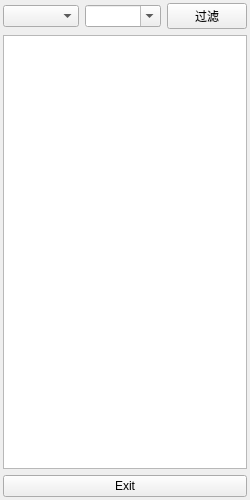
<?xml version="1.0" encoding="UTF-8"?>
<ui version="4.0">
 <class>ShowDirClass</class>
 <widget class="QMainWindow" name="ShowDirClass">
  <property name="geometry">
   <rect>
    <x>0</x>
    <y>0</y>
    <width>250</width>
    <height>500</height>
   </rect>
  </property>
  <property name="sizePolicy">
   <sizepolicy hsizetype="Preferred" vsizetype="Preferred">
    <horstretch>0</horstretch>
    <verstretch>0</verstretch>
   </sizepolicy>
  </property>
  <property name="minimumSize">
   <size>
    <width>150</width>
    <height>0</height>
   </size>
  </property>
  <property name="windowTitle">
   <string>ShowDir</string>
  </property>
  <widget class="QWidget" name="centralWidget">
   <layout class="QVBoxLayout" name="verticalLayout_2">
    <property name="spacing">
     <number>0</number>
    </property>
    <property name="leftMargin">
     <number>0</number>
    </property>
    <property name="topMargin">
     <number>0</number>
    </property>
    <property name="rightMargin">
     <number>0</number>
    </property>
    <property name="bottomMargin">
     <number>0</number>
    </property>
    <item>
     <widget class="QStackedWidget" name="stackedWidget">
      <property name="currentIndex">
       <number>1</number>
      </property>
      <widget class="QWidget" name="page">
       <layout class="QVBoxLayout" name="verticalLayout_4">
        <item>
         <widget class="QSplitter" name="splitter">
          <property name="orientation">
           <enum>Qt::Vertical</enum>
          </property>
          <widget class="QTreeView" name="treeView">
           <property name="sizePolicy">
            <sizepolicy hsizetype="Preferred" vsizetype="Preferred">
             <horstretch>0</horstretch>
             <verstretch>0</verstretch>
            </sizepolicy>
           </property>
           <property name="minimumSize">
            <size>
             <width>150</width>
             <height>0</height>
            </size>
           </property>
          </widget>
          <widget class="QWidget" name="widget_2" native="true">
           <property name="sizePolicy">
            <sizepolicy hsizetype="Preferred" vsizetype="Expanding">
             <horstretch>0</horstretch>
             <verstretch>0</verstretch>
            </sizepolicy>
           </property>
           <layout class="QVBoxLayout" name="verticalLayout">
            <item>
             <layout class="QHBoxLayout" name="horizontalLayout_2">
              <item>
               <widget class="QCheckBox" name="UseList">
                <property name="text">
                 <string>UseList</string>
                </property>
                <property name="checked">
                 <bool>true</bool>
                </property>
               </widget>
              </item>
              <item>
               <widget class="QPushButton" name="entryBtn">
                <property name="text">
                 <string>进入</string>
                </property>
               </widget>
              </item>
             </layout>
            </item>
            <item>
             <widget class="MyListView" name="listView">
              <property name="sizePolicy">
               <sizepolicy hsizetype="Preferred" vsizetype="Expanding">
                <horstretch>0</horstretch>
                <verstretch>0</verstretch>
               </sizepolicy>
              </property>
              <property name="minimumSize">
               <size>
                <width>150</width>
                <height>0</height>
               </size>
              </property>
             </widget>
            </item>
            <item>
             <widget class="QPushButton" name="closeByn">
              <property name="text">
               <string>Colse</string>
              </property>
             </widget>
            </item>
           </layout>
          </widget>
         </widget>
        </item>
       </layout>
      </widget>
      <widget class="QWidget" name="page_2">
       <layout class="QVBoxLayout" name="verticalLayout_3">
        <property name="leftMargin">
         <number>3</number>
        </property>
        <property name="topMargin">
         <number>3</number>
        </property>
        <property name="rightMargin">
         <number>3</number>
        </property>
        <property name="bottomMargin">
         <number>3</number>
        </property>
        <item>
         <widget class="QWidget" name="widget" native="true">
          <layout class="QHBoxLayout" name="horizontalLayout">
           <property name="leftMargin">
            <number>0</number>
           </property>
           <property name="topMargin">
            <number>0</number>
           </property>
           <property name="rightMargin">
            <number>0</number>
           </property>
           <property name="bottomMargin">
            <number>0</number>
           </property>
           <item>
            <widget class="QComboBox" name="picFilterName">
             <property name="sizePolicy">
              <sizepolicy hsizetype="Preferred" vsizetype="Fixed">
               <horstretch>0</horstretch>
               <verstretch>0</verstretch>
              </sizepolicy>
             </property>
            </widget>
           </item>
           <item>
            <widget class="QComboBox" name="picFilterValue">
             <property name="sizePolicy">
              <sizepolicy hsizetype="Preferred" vsizetype="Fixed">
               <horstretch>0</horstretch>
               <verstretch>0</verstretch>
              </sizepolicy>
             </property>
             <property name="editable">
              <bool>true</bool>
             </property>
            </widget>
           </item>
           <item>
            <widget class="QPushButton" name="picFilterBtn">
             <property name="sizePolicy">
              <sizepolicy hsizetype="Preferred" vsizetype="Fixed">
               <horstretch>0</horstretch>
               <verstretch>0</verstretch>
              </sizepolicy>
             </property>
             <property name="text">
              <string>过滤</string>
             </property>
            </widget>
           </item>
          </layout>
         </widget>
        </item>
        <item>
         <widget class="QTableView" name="picTable">
          <property name="sizePolicy">
           <sizepolicy hsizetype="Preferred" vsizetype="Expanding">
            <horstretch>0</horstretch>
            <verstretch>0</verstretch>
           </sizepolicy>
          </property>
          <property name="contextMenuPolicy">
           <enum>Qt::CustomContextMenu</enum>
          </property>
          <property name="selectionMode">
           <enum>QAbstractItemView::SingleSelection</enum>
          </property>
          <property name="selectionBehavior">
           <enum>QAbstractItemView::SelectRows</enum>
          </property>
          <property name="sortingEnabled">
           <bool>true</bool>
          </property>
         </widget>
        </item>
        <item>
         <widget class="QPushButton" name="exitBtn">
          <property name="text">
           <string>Exit</string>
          </property>
         </widget>
        </item>
       </layout>
      </widget>
     </widget>
    </item>
   </layout>
  </widget>
 </widget>
 <layoutdefault spacing="6" margin="11"/>
 <customwidgets>
  <customwidget>
   <class>MyListView</class>
   <extends>QListView</extends>
   <header>mylistview.h</header>
  </customwidget>
 </customwidgets>
 <resources/>
 <connections>
  <connection>
   <sender>listView</sender>
   <signal>clicked(QModelIndex)</signal>
   <receiver>ShowDirClass</receiver>
   <slot>showFile(QModelIndex)</slot>
   <hints>
    <hint type="sourcelabel">
     <x>231</x>
     <y>452</y>
    </hint>
    <hint type="destinationlabel">
     <x>291</x>
     <y>463</y>
    </hint>
   </hints>
  </connection>
  <connection>
   <sender>treeView</sender>
   <signal>clicked(QModelIndex)</signal>
   <receiver>ShowDirClass</receiver>
   <slot>TreeClick(QModelIndex)</slot>
   <hints>
    <hint type="sourcelabel">
     <x>171</x>
     <y>205</y>
    </hint>
    <hint type="destinationlabel">
     <x>54</x>
     <y>445</y>
    </hint>
   </hints>
  </connection>
  <connection>
   <sender>listView</sender>
   <signal>doubleClicked(QModelIndex)</signal>
   <receiver>ShowDirClass</receiver>
   <slot>ListClick(QModelIndex)</slot>
   <hints>
    <hint type="sourcelabel">
     <x>231</x>
     <y>452</y>
    </hint>
    <hint type="destinationlabel">
     <x>428</x>
     <y>443</y>
    </hint>
   </hints>
  </connection>
  <connection>
   <sender>ShowDirClass</sender>
   <signal>destroyed()</signal>
   <receiver>ShowDirClass</receiver>
   <slot>OnDestroy()</slot>
   <hints>
    <hint type="sourcelabel">
     <x>253</x>
     <y>233</y>
    </hint>
    <hint type="destinationlabel">
     <x>253</x>
     <y>233</y>
    </hint>
   </hints>
  </connection>
  <connection>
   <sender>closeByn</sender>
   <signal>clicked()</signal>
   <receiver>ShowDirClass</receiver>
   <slot>close()</slot>
   <hints>
    <hint type="sourcelabel">
     <x>94</x>
     <y>481</y>
    </hint>
    <hint type="destinationlabel">
     <x>-6</x>
     <y>473</y>
    </hint>
   </hints>
  </connection>
 </connections>
 <slots>
  <slot>showFile(QModelIndex)</slot>
  <slot>TreeClick(QModelIndex)</slot>
  <slot>ListClick(QModelIndex)</slot>
  <slot>OnDestroy()</slot>
 </slots>
</ui>
